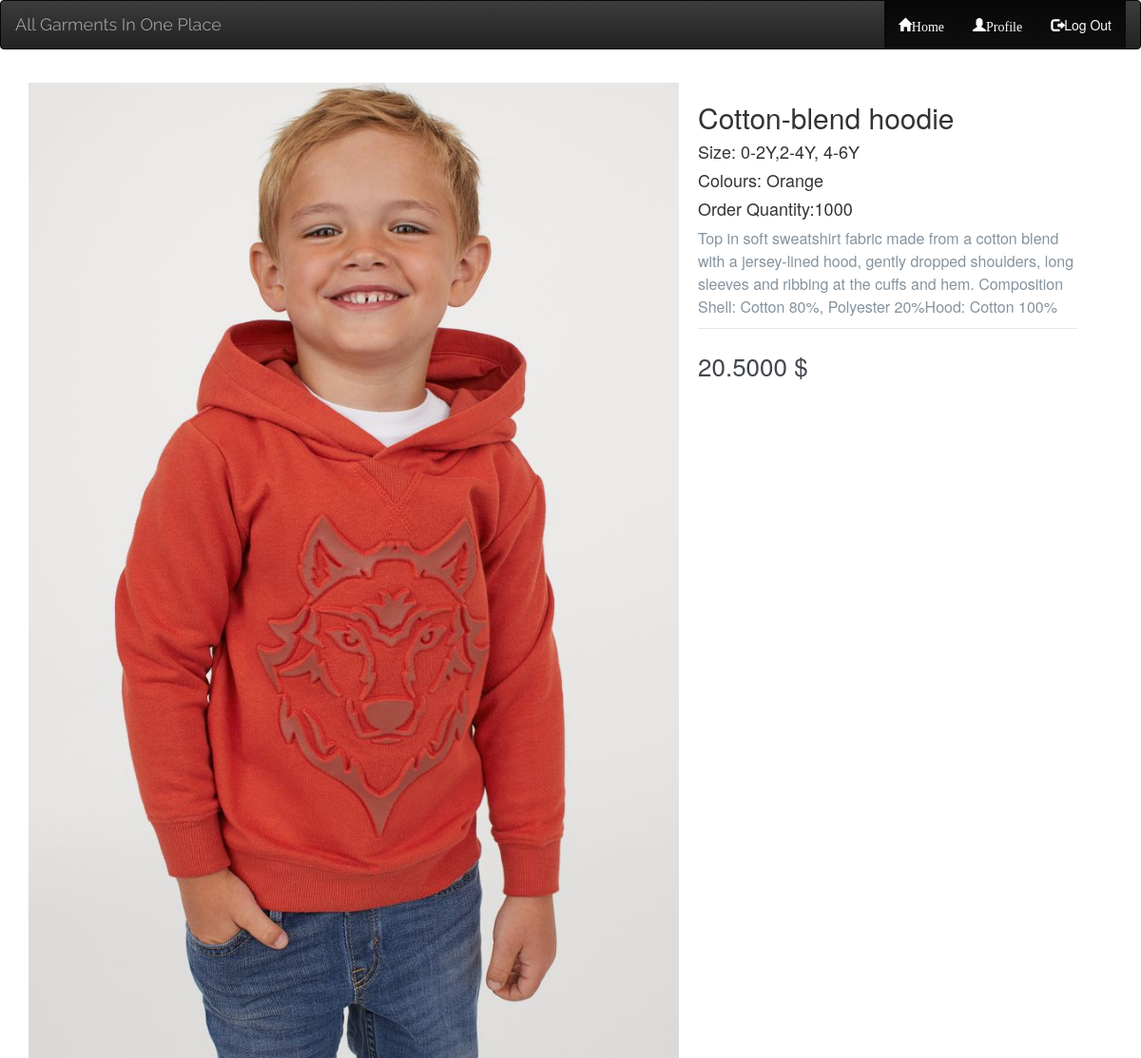
The page /offer_details.php?o_id=2 on the database its author committed.
### tables this page shows
CREATE TABLE `offers` (
  `o_id` int(255) NOT NULL,
  `name` varchar(500) NOT NULL,
  `image` varchar(255) NOT NULL,
  `buyer_email` varchar(255) NOT NULL,
  `quantity` int(255) DEFAULT NULL,
  `price` double(255,4) DEFAULT NULL,
  `colour` varchar(255) NOT NULL,
  `details` text NOT NULL,
  `size` varchar(255) NOT NULL
);

### offer_details.php (the view, shortened to what this page needs)
<!DOCTYPE html>
<html>
<head>
	<link rel="stylesheet" href="./css/main.css">
	<link rel="stylesheet" href="./css/style.css">
	<link rel='stylesheet' href='./css/product-info.css'>
	<link rel="stylesheet" href="https://stackpath.bootstrapcdn.com/bootstrap/3.4.1/css/bootstrap.min.css"
>
	<link rel="stylesheet" href="https://stackpath.bootstrapcdn.com/bootstrap/3.4.1/css/bootstrap-theme.min.css"
>
</head>
<body>
	<?php include './header.php'; ?>
	<nav class="navbar navbar-inverse" >
      <div class="container-fluid">
        <div class="navbar-header" >
          <a class="navbar-brand" href="./index.php">All Garments In One Place</a>
        </div>
        <div class="collapse navbar-collapse" id="bs-example-navbar-collapse-1" >
          <ul class="nav navbar-nav navbar-right">
                    <li class="active"><a href="./index.php"><span class="glyphicon glyphicon-home">Home</a></li>
				<?php
				        if($_SESSION['u_type']=="garment"){
				       echo '<li class="active"><a href="./Garments_profile.php"><span class="glyphicon glyphicon-user">Profile</a></li>';
						 }else {
							 echo '<li class="active"><a href="./buyers_profile.php"> <span class="glyphicon glyphicon-user">Profile</a></li>';
						 }
				?>
                    <li class="active"><a href="./logout.php"><span class="glyphicon glyphicon-log-out"></span>Log Out</a></li>
            </ul>
        </div>
      </div>
    </nav>
	<?php
	$sql="select * from offers where o_id=".$_GET['o_id'];
	$result = mysqli_query($conn, $sql);
	if($_SESSION['u_type']=="garment"){
	if($row = mysqli_fetch_array($result)) {
	    $_SESSION['price']=$row['price'];
		echo "
		<div>
			<main class='container'>
				<div class='left-column'>
					<img data-image='black' class='active' src='./picture/offer/".$row['image']."' alt=''>
				</div>
				<div class='right-column'>
					<div class='product-description'>
					    <h2>".$row['name']."</h2>
						<h4>Size: " .$row['size']."</h4>
						<h4>Colours: ".$row['colour']."</h4>
						<h4>Order Quantity:".$row['quantity']."</h4>
						<p>".$row['details']."</p>
					</div>
					<div class='product-price'>
						<span>".$row['price']." $</span>
						<a href='./bid.php?id=".$row['o_id']."' class='cart-btn'>Bid</a>
					</div>
				</div>
			</main>
		</div>
		";
	}}else {
		if($row = mysqli_fetch_array($result)) {
			echo "
			<div>
				<main class='container'>
					<div class='left-column'>
						<img data-image='black' class='active' src='./picture/offer/".$row['image']."' alt=''>
					</div>
					<div class='right-column'>
						<div class='product-description'>
						    <h2>".$row['name']."</h2>
							<h4>Size: " .$row['size']."</h4>
							<h4>Colours: ".$row['colour']."</h4>
							<h4>Order Quantity:".$row['quantity']."</h4>
							<p>".$row['details']."</p>
						</div>
						<div class='product-price'>
							<span>".$row['price']." $</span>
						</div>
					</div>
				</main>
			</div>
			";
	}}
	?>
</body>
</html>

### css/main.css (style rules this page uses)
body { margin: 0; font-size: .9rem; font-weight: 400; line-height: 1.6; color: #212529; text-align: left; background-color: #f5f8fa; }
.navbar-brand , .nav-link, .my-form, .login-form { font-family: Raleway, sans-serif; }

### css/style.css (style rules this page uses)
* { box-sizing: border-box; }
body { margin: 0; font-family: Arial, Helvetica, sans-serif; font-family:Cambria; }
.container { padding: 16px; padding-left: 30%; padding-right: 30%; }

### css/product-info.css (style rules this page uses)
.container { max-width: 1200px; margin: 0 auto; padding: 15px; display: flex; }
.left-column { width: 60%; position: relative; }
.right-column { width: 35%; margin-left: 20px }
.left-column img { width: 100%; position: absolute; left: 0; top: 0; opacity: 0; transition: all 0.3s ease; }
.left-column img.active { opacity: 1; }
.product-description { border-bottom: 1px solid #E1E8EE; margin-bottom: 20px; }
.product-description p { font-size: 16px; font-weight: 300; color: #86939E; line-height: 24px; }
.product-price { display: flex; align-items: center; }
.product-price span { font-size: 26px; font-weight: 300; color: #43474D; margin-right: 20px; }

### rows shown on the page
offers: image (picture), name "Cotton-blend hoodie", size "0-2Y,2-4Y, 4-6Y", colour "Orange", quantity "1000", details "Top in soft sweatshirt fabric made from a cotton blend with a jersey-lined hood, gently dropped shoulders, long sleeves and ribbing at the cuffs and hem. Composition Shell: Cotton 80%, Polyester 20%Hood: Cotton 100%", price "20.5000"
